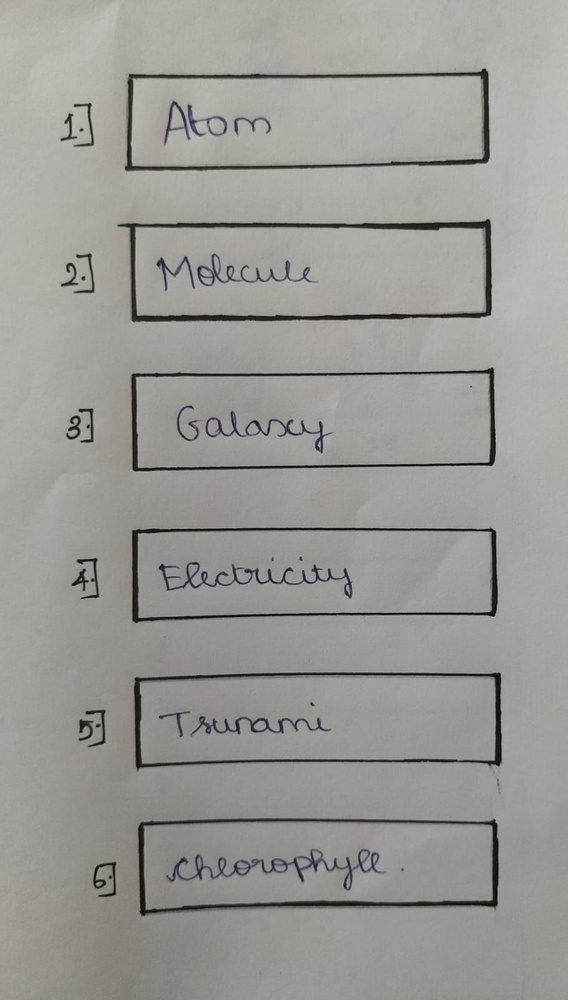
#> input picture input/op.jpg, 568 x 1000 px, shrunk from 909 x 1600 before the run, found by its file name
$ python answer_cropper.py
#> lines starting #> are read from the running program, lines starting #| are printed output that depends on the picture; after the words box and inside, x2 and y2 are one past the last pixel; in counts of white or black regions, pixels touching at a corner belong together
import cv2
import numpy as np
import os
from config import CROPPED_DIR

class AnswerCropper:
    def __init__(self):
        self.cropped_images = []

    def crop_answers(self, image_path, output_dir=CROPPED_DIR):
        """Crop answer boxes from answer script"""
#> called with image_path = 'input/op.jpg', output_dir = 'output/cropped_answers'
        print("📷 Cropping answer boxes...")

        # Load image
        img = cv2.imread(image_path)
#> img is the input picture: shape (1000, 568, 3); mean B, G, R 149, 153.6, 154.7
        if img is None:
            raise ValueError(f"❌ Could not load image: {image_path}")

        # Store original for report
        self.original_image = img.copy()

        # Convert to grayscale
        gray = cv2.cvtColor(img, cv2.COLOR_BGR2GRAY)

        # Detect edges
        edges = cv2.Canny(gray, 30, 150)
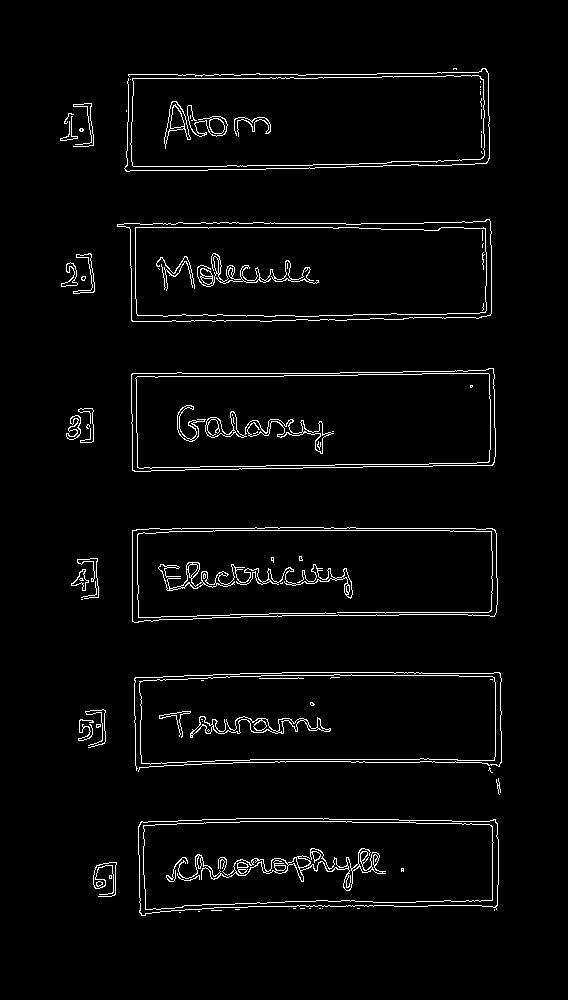
#> edges: shape (1000, 568); 3.1% white in thin lines or dots, all inside (x1, y1, x2, y2) = (60, 68, 502, 916)

        # Dilate to close small gaps
        kernel = np.ones((5, 5), np.uint8)
        dilated = cv2.dilate(edges, kernel, iterations=3)
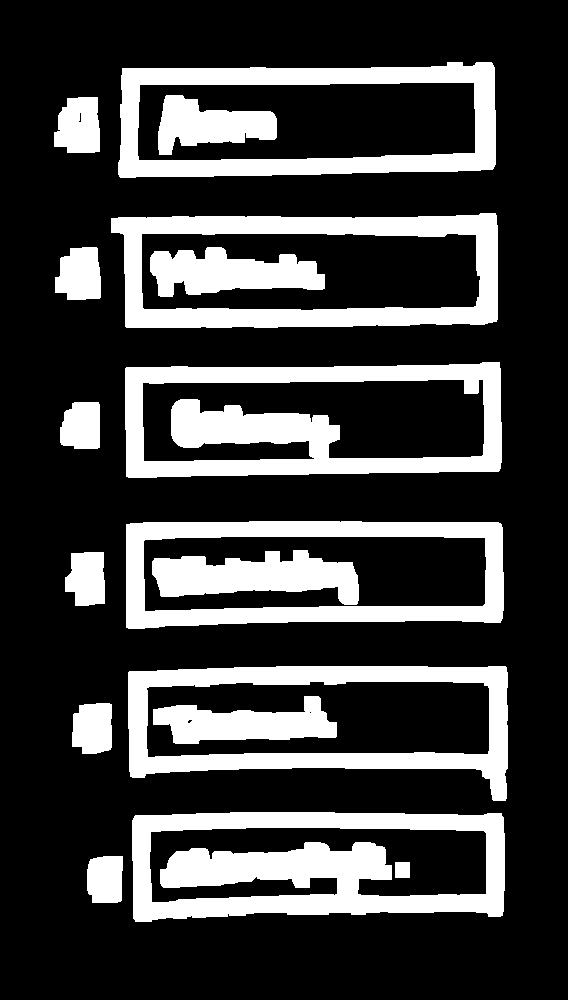
#> dilated: shape (1000, 568); 24.7% white; 17 white regions

        # Find contours
        contours, _ = cv2.findContours(dilated, cv2.RETR_EXTERNAL, cv2.CHAIN_APPROX_SIMPLE)
#> contours = 12 contours; largest, box (x1, y1, x2, y2) and area: (111, 213, 498, 328) 40870, (125, 362, 502, 478) 40320, (118, 62, 496, 178) 39766, (128, 666, 508, 801) 39002, (126, 521, 504, 629) 37838

        # Sort contours by Y position (top to bottom)
        contours = sorted(contours, key=lambda c: cv2.boundingRect(c)[1])

        cropped_paths = []
        i = 0

        for c in contours:
            x, y, w, h = cv2.boundingRect(c)

            # Filter by size (adjust these values based on your answer sheets)
            if 200 < w < 1000 and 80 < h < 300:
                i += 1
                # Draw bounding box on original image
                cv2.rectangle(img, (x, y), (x + w, y + h), (0, 255, 0), 2)

                # Add question number
                cv2.putText(img, f"Q{i}", (x, y-10), cv2.FONT_HERSHEY_SIMPLEX,
                          0.7, (0, 255, 0), 2)

                # Crop and save
                crop = self.original_image[y:y+h, x:x+w]
                crop_path = os.path.join(output_dir, f"answer_{i}.jpg")
                cv2.imwrite(crop_path, crop)
                cropped_paths.append(crop_path)

                print(f"  ✅ Cropped Q{i}: {w}x{h} pixels")
#> this loop made 12 passes
#> (x, y, w, h) on passes 1 to 12: (118, 62, 378, 116), (54, 97, 46, 56), (111, 213, 387, 115), (55, 247, 46, 53), (125, 362, 377, 116), (60, 402, 40, 47), (126, 521, 378, 108), (65, 552, 40, 54), (128, 666, 380, 135), (72, 703, 40, 51), (132, 812, 373, 110), (87, 856, 36, 47)
#|   ✅ Cropped Q1: 378x116 pixels
#|   ✅ Cropped Q2: 387x115 pixels
#|   ✅ Cropped Q3: 377x116 pixels
#|   ✅ Cropped Q4: 378x108 pixels
#|   ✅ Cropped Q5: 380x135 pixels
#|   ✅ Cropped Q6: 373x110 pixels
#> pass 1, in crop_answers, `crop = self.original_image[y:y+h, x:x+w]`:
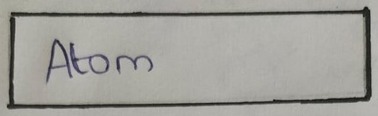
#> crop: shape (116, 378, 3); mean B, G, R 154.4, 159.9, 160.7
#> pass 3, in crop_answers, `crop = self.original_image[y:y+h, x:x+w]`:
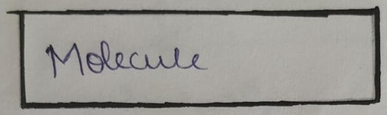
#> crop: shape (115, 387, 3); mean B, G, R 146.1, 150.6, 152.1
#> after the loop:
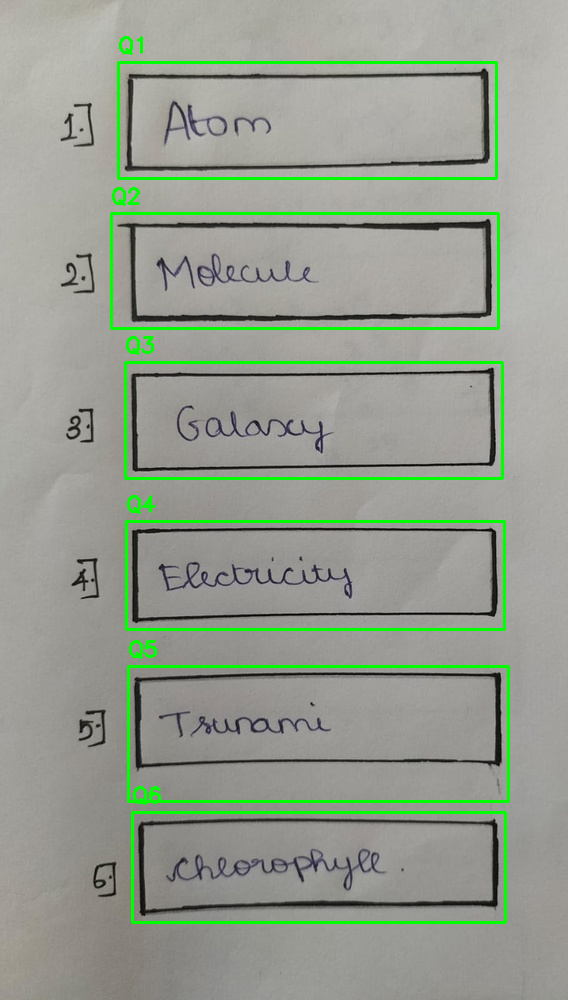
#> img: shape (1000, 568, 3); 3.39% of pixels changed, all inside (x1, y1, x2, y2) = (110, 36, 510, 924)
#> after the loop, cropped_paths = 6 items; i = 6

        # Save image with bounding boxes
        self.annotated_image = img
        annotated_path = os.path.join(output_dir, "annotated_answers.jpg")
        cv2.imwrite(annotated_path, img)

        print(f"🎯 Total questions detected: {len(cropped_paths)}")
#| 🎯 Total questions detected: 6
        return cropped_paths

def test_cropper():
    cropper = AnswerCropper()
    image_path = os.path.join("input", "op.jpg")

    if os.path.exists(image_path):
        cropped_paths = cropper.crop_answers(image_path)
#> cropped_paths = 6 items
        return cropped_paths
    else:
        print(f"❌ Input image not found: {image_path}")
        return []

if __name__ == "__main__":
    test_cropper()
